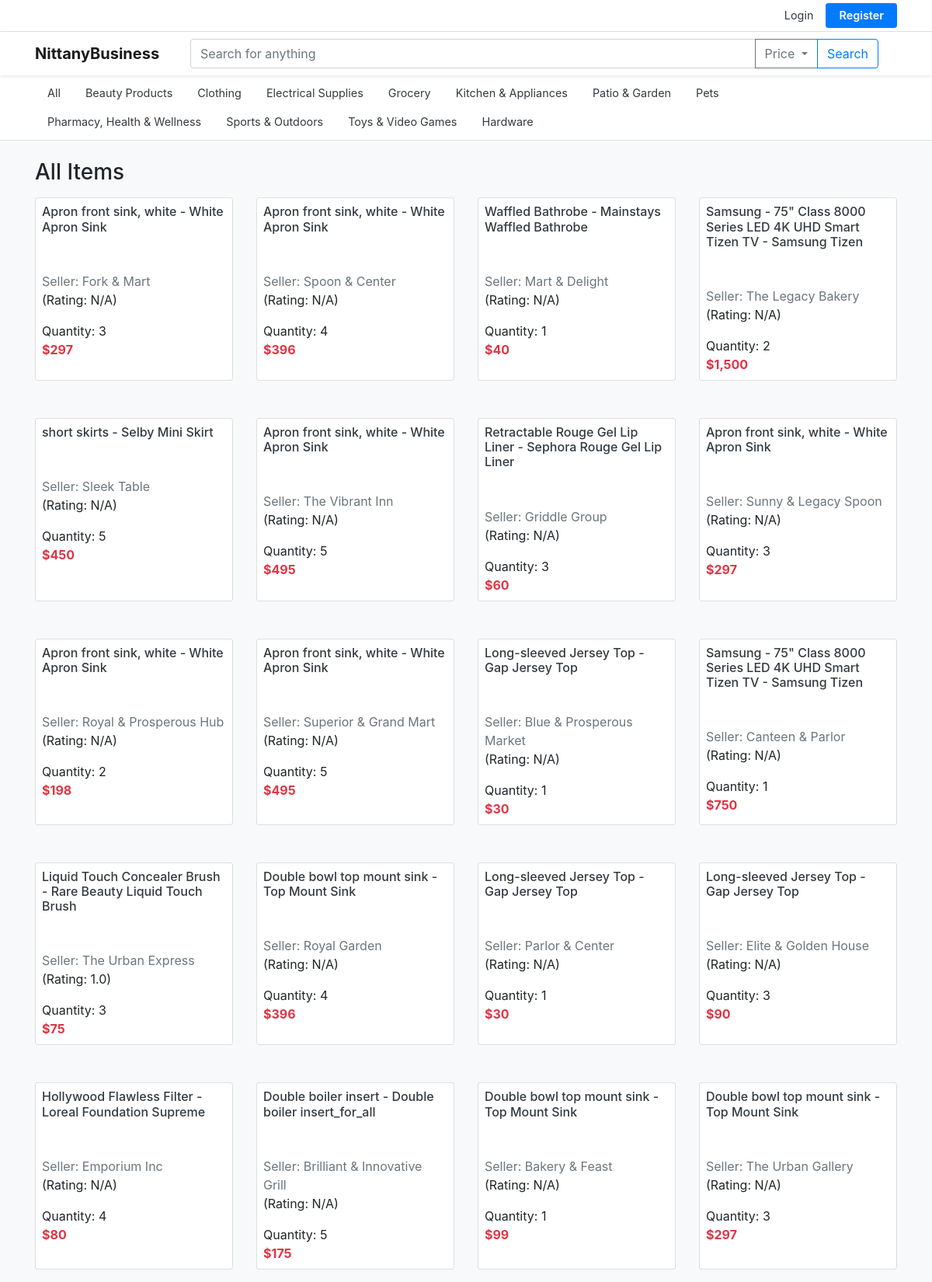
Screenshot of /?page=2 (upper part) with the database file from the repository.
### tables this page shows
CREATE TABLE categories (
            parent_category TEXT,
            category_name TEXT PRIMARY KEY
        );

CREATE TABLE product_listings (
            Seller_Email TEXT NOT NULL,
            Listing_ID TEXT PRIMARY KEY,
            Category TEXT NOT NULL,
            Product_Title TEXT NOT NULL,
            Product_Name TEXT NOT NULL,
            Product_Description TEXT NOT NULL,
            Quantity INTEGER NOT NULL,
            Product_Price REAL NOT NULL,
            Status TEXT NOT NULL
        );

CREATE TABLE sellers (
            email TEXT PRIMARY KEY,
            business_name TEXT NOT NULL,
            Business_Address_ID TEXT NOT NULL,
            bank_routing_number TEXT NOT NULL,
            bank_account_number TEXT NOT NULL,
            balance REAL NOT NULL
        );

### app.py (the view)
@app.route('/')
@app.route('/category/<string:category>')
@app.route('/category/<string:category>/<string:subcategory>')
@app.route('/category/<string:category>/<string:subcategory>/<string:subsubcategory>')
def mainpage(category="All", subcategory="", subsubcategory=""):
    user = session.get('user')
    page = request.args.get('page', 1, type=int)
    PAGE_SIZE = 60
    connection = sqlite3.connect(db_path)
    cursor = connection.cursor()
    count_query = '''
        SELECT count(*)
        FROM product_listings p
        JOIN categories c ON p.Category = c.category_name
        WHERE p.Status = 1
    '''
    data_query = '''
        SELECT
            p.Product_Title,
            p.Product_Name,
            s.Business_Name,
            p.Listing_ID,
            p.Quantity,
            p.Product_Price,
            p.Seller_Email
        FROM product_listings p, sellers s, categories c
        WHERE p.Status = 1
          AND p.Seller_Email = s.email
          AND p.Category = c.category_name
    '''
    filters = []
    params = []
    parent_category = ""
    if subsubcategory:
        filters.append('p.Category = ?')
        params.append(subsubcategory)
        parent_category = subsubcategory
    elif subcategory:
        all_descendants = dfs_category(subcategory)
        filters.append('p.Category IN (' + ','.join(['?'] * len(all_descendants)) + ')')
        params.extend(all_descendants)
        parent_category = subcategory
    elif category != "All":
        all_descendants = dfs_category(category)
        filters.append('p.Category IN (' + ','.join(['?'] * len(all_descendants)) + ')')
        params.extend(all_descendants)
        parent_category = category
    else:
        parent_category = "Root"
    if filters:
        count_query += ' AND ' + ' AND '.join(filters)
        data_query += ' AND ' + ' AND '.join(filters)
    cursor.execute(count_query, tuple(params))
    total_listings = cursor.fetchone()[0]
    total_pages = (total_listings + PAGE_SIZE - 1) // PAGE_SIZE
    if page > total_pages:
        page = total_pages
    elif page < 1:
        page = 1
    offset = (page - 1) * PAGE_SIZE
    data_query += ' ORDER BY p.Listing_ID LIMIT ? OFFSET ?'
    data_params = params + [PAGE_SIZE, offset]
    cursor.execute(data_query, tuple(data_params))
    listings = cursor.fetchall()
    cursor.execute('''
        SELECT category_name
        FROM categories
        WHERE parent_category = ?
    ''', (parent_category,))
    categories = cursor.fetchall()
    enhanced_listings = []
    for listing in listings:
        product_title, product_name, business_name, listing_id, quantity, price, seller_email = listing
        seller_rating = get_seller_rating(seller_email)
        enhanced_listings.append((product_title, product_name, business_name, listing_id, quantity, price, seller_email, seller_rating))
    return render_template('mainpage.html',
                           listings=enhanced_listings,
                           categories=categories,
                           category=category,
                           subcategory=subcategory,
                           subsubcategory=subsubcategory,
                           page=page,
                           total_pages=total_pages,
                           user=user
                           )

### app.py (called while the page is built)
def get_seller_rating(seller_email):
    connection = sqlite3.connect(db_path)
    cursor = connection.cursor()
    cursor.execute('''
        SELECT AVG(Rate)
        FROM reviews
        JOIN orders ON reviews.Order_ID = orders.Order_ID
        WHERE orders.Seller_Email = ?
    ''', (seller_email,))
    result = cursor.fetchone()
    connection.close()
    if result and result[0]:
        return round(result[0], 2)
    else:
        return None

### templates/mainpage.html (shortened to what this page needs)
<!DOCTYPE html>
<html lang="en">
<head>
    <link rel="stylesheet" href="https://stackpath.bootstrapcdn.com/bootstrap/4.4.1/css/bootstrap.min.css">
</head>
<body class="bg-light">
<div class="top‑utility bg-white border-bottom">
    <div class="container d-flex justify-content-end py-1">
       {% if session.user %}
           {% if session.user.role == 'helpdesk' %}
                <a href="{{ url_for('helpdesk_dashboard') }}" class="btn btn-primary btn-sm mr-3">Helpdesk Portal</a>
           {% elif session.user.role == 'seller' %}
                <a href="{{ url_for('product_listings') }}" class="btn btn-outline-success btn-sm mr-3">Seller Management Dashboard</a>
           {% endif %}
           <div class="d-flex align-items-center">
                <a href="{{ url_for('profile') }}" class="mr-3 text-dark">Profile</a>
                <a href="{{ url_for('logout') }}" class="text-danger mr-3">Logout</a>
           </div>
       {% else %}
           <div class="d-flex align-items-center">
                <a href="{{ url_for('login_form') }}" class="mr-3 text-dark">Login</a>
                <a href="{{ url_for('register_form') }}" class="btn btn-primary btn-sm btn-register">Register</a>
           </div>
       {% endif %}
    </div>
</div>
<nav class="navbar navbar-expand-lg navbar-light bg-white shadow-sm">
    <div class="container">
        <a class="navbar-brand font-weight-bold" href="{{ url_for('mainpage') }}">NittanyBusiness</a>
<form class="form-inline mx-lg-4 flex-grow-1" action="{{ url_for('search') }}" method="GET">
  <div class="input-group flex-grow-1">
    <input
      class="form-control"
      type="search"
      placeholder="Search for anything"
      aria-label="Search"
      name="q">
    <div class="input-group-append dropdown">
      <button
        class="btn btn-outline-secondary dropdown-toggle"
        type="button"
        id="priceDropdown"
        data-toggle="dropdown"
        aria-haspopup="true"
        aria-expanded="false">
        Price
      </button>
    </div>
    <div class="input-group-append">
      <button class="btn btn-outline-primary" type="submit">Search</button>
    </div>
  </div>
</form>
    </div>
</nav>
<div class="bg-white border-bottom">
    <div class="container">
        <ul id="miniNav" class="nav category-bar py-1">
            <li class="nav-item">
                <a class="nav-link text-dark" href="{{ url_for('mainpage') }}">All</a>
            </li>
            {% for cat in categories %}
                {% set link_args = {} %}
                {% if subcategory %}
                    {% set link_args = {'category': category, 'subcategory': subcategory, 'subsubcategory': cat[0]} %}
                {% elif category != "All" %}
                    {% set link_args = {'category': category, 'subcategory': cat[0]} %}
                {% else %}
                    {% set link_args = {'category': cat[0]} %}
                {% endif %}
                <li class="nav-item">
                    <a class="nav-link text-dark" href="{{ url_for('mainpage', **link_args) }}">{{ cat[0] }}</a>
                </li>
            {% endfor %}
        </ul>
    </div>
</div>
<main class="container my-4">
    <h3 class="mb-3">
    {% if subsubcategory %}
        Items - {{ subsubcategory }}
    {% elif subcategory %}
        Items - {{ subcategory }}
    {% elif category and category != "All" %}
        Items - {{ category }}
    {% else %}
        All Items
    {% endif %}
    </h3>
    <div class="row">
        {% for listing in listings %}
            <div class="col-6 col-md-3 mb-5">
                <div class="card h-100 product-card">
                    <div class="card-body p-2">
                        <h6 class="card-title mb-5">
                            <a href="{{ url_for('listing_detail', listing_id=listing[3]) }}" class="text-dark">
                                {{ listing[0] }} - {{ listing[1] }}
                            </a>
                        </h6>
                        <a href="{{ url_for('seller_detail', seller_name=listing[2]) }}" class="text-secondary"> Seller: {{ listing[2] }}</a>
                        <p>(Rating: {{ listing[7] if listing[7] is not none else 'N/A' }})</p>
                        <p class="mb-0">Quantity: {{ listing[4] }}</p>
                        <p class="mb-0 text-danger font-weight-bold">{{ listing[5] }}</p>
                    </div>
                </div>
            </div>
        {% endfor %}
    </div>
</main>
</body>
</html>

### templates/mainpage.html (style rules this page uses)
.top‑utility a { font-size: 0.9rem; }
.btn-register { font-weight: 600; padding: 0.25rem 1rem; }
.category-bar { overflow-x: auto; white-space: nowrap; }
.category-bar .nav-link { font-size: 0.9rem; padding: .5rem 1rem; }

### rows the page displays
categories: category_name "Beauty Products"
categories: category_name "Clothing"
categories: category_name "Electrical Supplies"
categories: category_name "Grocery"
categories: category_name "Kitchen & Appliances"
categories: category_name "Patio & Garden"
categories: category_name "Pets"
categories: category_name "Pharmacy, Health & Wellness"
categories: category_name "Sports & Outdoors"
categories: category_name "Toys & Video Games"
categories: category_name "Hardware"
product_listings: Product_Title "Apron front sink, white", Product_Name "White Apron Sink", business_name "Fork & Mart", listing "N/A", Quantity "3", Product_Price "$297"
product_listings: Product_Title "Apron front sink, white", Product_Name "White Apron Sink", business_name "Spoon & Center", listing "N/A", Quantity "4", Product_Price "$396"
product_listings: Product_Title "Waffled Bathrobe", Product_Name "Mainstays Waffled Bathrobe", business_name "Mart & Delight", listing "N/A", Quantity "1", Product_Price "$40"
product_listings: Product_Title "Samsung - 75\" Class 8000 Series LED 4K UHD Smart Tizen TV", Product_Name "Samsung Tizen", business_name "The Legacy Bakery", listing "N/A", Quantity "2", Product_Price "$1,500"
product_listings: Product_Title "short skirts", Product_Name "Selby Mini Skirt", business_name "Sleek Table", listing "N/A", Quantity "5", Product_Price "$450"
product_listings: Product_Title "Apron front sink, white", Product_Name "White Apron Sink", business_name "The Vibrant Inn", listing "N/A", Quantity "5", Product_Price "$495"
product_listings: Product_Title "Retractable Rouge Gel Lip Liner", Product_Name "Sephora Rouge Gel Lip Liner", business_name "Griddle Group", listing "N/A", Quantity "3", Product_Price "$60"
product_listings: Product_Title "Apron front sink, white", Product_Name "White Apron Sink", business_name "Sunny & Legacy Spoon", listing "N/A", Quantity "3", Product_Price "$297"
product_listings: Product_Title "Apron front sink, white", Product_Name "White Apron Sink", business_name "Royal & Prosperous Hub", listing "N/A", Quantity "2", Product_Price "$198"
product_listings: Product_Title "Apron front sink, white", Product_Name "White Apron Sink", business_name "Superior & Grand Mart", listing "N/A", Quantity "5", Product_Price "$495"
product_listings: Product_Title "Long-sleeved Jersey Top", Product_Name "Gap Jersey Top", business_name "Blue & Prosperous Market", listing "N/A", Quantity "1", Product_Price "$30"
product_listings: Product_Title "Samsung - 75\" Class 8000 Series LED 4K UHD Smart Tizen TV", Product_Name "Samsung Tizen", business_name "Canteen & Parlor", listing "N/A", Quantity "1", Product_Price "$750"
product_listings: Product_Title "Liquid Touch Concealer Brush", Product_Name "Rare Beauty Liquid Touch Brush", business_name "The Urban Express", listing "1.0", Quantity "3", Product_Price "$75"
product_listings: Product_Title "Double bowl top mount sink", Product_Name "Top Mount Sink", business_name "Royal Garden", listing "N/A", Quantity "4", Product_Price "$396"
product_listings: Product_Title "Long-sleeved Jersey Top", Product_Name "Gap Jersey Top", business_name "Parlor & Center", listing "N/A", Quantity "1", Product_Price "$30"
product_listings: Product_Title "Long-sleeved Jersey Top", Product_Name "Gap Jersey Top", business_name "Elite & Golden House", listing "N/A", Quantity "3", Product_Price "$90"
product_listings: Product_Title "Hollywood Flawless Filter", Product_Name "Loreal Foundation Supreme", business_name "Emporium Inc", listing "N/A", Quantity "4", Product_Price "$80"
product_listings: Product_Title "Double boiler insert", Product_Name "Double boiler insert_for_all", business_name "Brilliant & Innovative Grill", listing "N/A", Quantity "5", Product_Price "$175"
product_listings: Product_Title "Double bowl top mount sink", Product_Name "Top Mount Sink", business_name "Bakery & Feast", listing "N/A", Quantity "1", Product_Price "$99"
product_listings: Product_Title "Double bowl top mount sink", Product_Name "Top Mount Sink", business_name "The Urban Gallery", listing "N/A", Quantity "3", Product_Price "$297"
